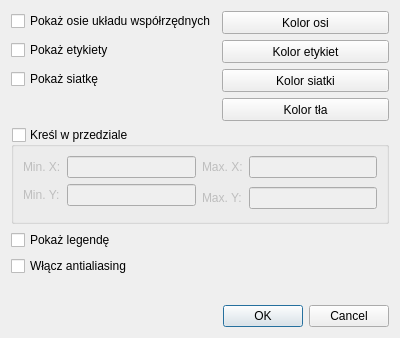
<?xml version="1.0" encoding="UTF-8"?>
<ui version="4.0">
 <class>GraphSettings2dDialog</class>
 <widget class="QDialog" name="GraphSettings2dDialog">
  <property name="geometry">
   <rect>
    <x>0</x>
    <y>0</y>
    <width>400</width>
    <height>338</height>
   </rect>
  </property>
  <property name="sizePolicy">
   <sizepolicy hsizetype="Fixed" vsizetype="Fixed">
    <horstretch>0</horstretch>
    <verstretch>0</verstretch>
   </sizepolicy>
  </property>
  <property name="minimumSize">
   <size>
    <width>400</width>
    <height>320</height>
   </size>
  </property>
  <property name="maximumSize">
   <size>
    <width>400</width>
    <height>338</height>
   </size>
  </property>
  <property name="windowTitle">
   <string>Ustawienia okna wykresu 2d</string>
  </property>
  <property name="styleSheet">
   <string notr="true">ColorButton {text-align:left; padding-left:10px}</string>
  </property>
  <layout class="QVBoxLayout" name="verticalLayout">
   <item>
    <layout class="QFormLayout" name="formLayout_2">
     <property name="fieldGrowthPolicy">
      <enum>QFormLayout::AllNonFixedFieldsGrow</enum>
     </property>
     <item row="0" column="0">
      <widget class="QCheckBox" name="showAxes">
       <property name="text">
        <string>Pokaż osie układu współrzędnych</string>
       </property>
      </widget>
     </item>
     <item row="0" column="1">
      <widget class="ColorButton" name="axesColorBtn">
       <property name="minimumSize">
        <size>
         <width>0</width>
         <height>23</height>
        </size>
       </property>
       <property name="layoutDirection">
        <enum>Qt::LeftToRight</enum>
       </property>
       <property name="autoFillBackground">
        <bool>false</bool>
       </property>
       <property name="styleSheet">
        <string notr="true"/>
       </property>
       <property name="text">
        <string>Kolor osi</string>
       </property>
       <property name="flat">
        <bool>false</bool>
       </property>
      </widget>
     </item>
     <item row="1" column="0">
      <widget class="QCheckBox" name="showLabels">
       <property name="text">
        <string>Pokaż etykiety</string>
       </property>
      </widget>
     </item>
     <item row="1" column="1">
      <widget class="ColorButton" name="labelsColorBtn">
       <property name="minimumSize">
        <size>
         <width>0</width>
         <height>23</height>
        </size>
       </property>
       <property name="text">
        <string>Kolor etykiet</string>
       </property>
      </widget>
     </item>
     <item row="2" column="0">
      <widget class="QCheckBox" name="showGrid">
       <property name="text">
        <string>Pokaż siatkę</string>
       </property>
      </widget>
     </item>
     <item row="2" column="1">
      <widget class="ColorButton" name="gridColorBtn">
       <property name="minimumSize">
        <size>
         <width>0</width>
         <height>23</height>
        </size>
       </property>
       <property name="text">
        <string>Kolor siatki</string>
       </property>
      </widget>
     </item>
     <item row="3" column="1">
      <widget class="ColorButton" name="bgColorBtn">
       <property name="minimumSize">
        <size>
         <width>0</width>
         <height>23</height>
        </size>
       </property>
       <property name="text">
        <string>Kolor tła</string>
       </property>
      </widget>
     </item>
    </layout>
   </item>
   <item>
    <widget class="QGroupBox" name="drawInInterval">
     <property name="title">
      <string>Kreśl w przedziale</string>
     </property>
     <property name="checkable">
      <bool>true</bool>
     </property>
     <property name="checked">
      <bool>false</bool>
     </property>
     <layout class="QGridLayout" name="gridLayout">
      <item row="0" column="0">
       <widget class="QLabel" name="label">
        <property name="text">
         <string>Min. X:</string>
        </property>
       </widget>
      </item>
      <item row="0" column="1">
       <widget class="QLineEdit" name="intervalXFrom"/>
      </item>
      <item row="0" column="2">
       <widget class="QLabel" name="label_2">
        <property name="text">
         <string>Max. X:</string>
        </property>
       </widget>
      </item>
      <item row="0" column="3">
       <widget class="QLineEdit" name="intervalXTo"/>
      </item>
      <item row="1" column="1">
       <widget class="QLineEdit" name="intervalYFrom"/>
      </item>
      <item row="1" column="2" rowspan="2">
       <widget class="QLabel" name="label_4">
        <property name="text">
         <string>Max. Y:</string>
        </property>
       </widget>
      </item>
      <item row="1" column="3" rowspan="2">
       <widget class="QLineEdit" name="intervalYTo"/>
      </item>
      <item row="1" column="0">
       <widget class="QLabel" name="label_3">
        <property name="text">
         <string>Min. Y:</string>
        </property>
       </widget>
      </item>
     </layout>
    </widget>
   </item>
   <item>
    <widget class="QCheckBox" name="showLegend">
     <property name="text">
      <string>Pokaż legendę</string>
     </property>
    </widget>
   </item>
   <item>
    <widget class="QCheckBox" name="enableAntialiasing">
     <property name="text">
      <string>Włącz antialiasing</string>
     </property>
    </widget>
   </item>
   <item>
    <spacer name="verticalSpacer">
     <property name="orientation">
      <enum>Qt::Vertical</enum>
     </property>
     <property name="sizeHint" stdset="0">
      <size>
       <width>20</width>
       <height>40</height>
      </size>
     </property>
    </spacer>
   </item>
   <item>
    <widget class="QDialogButtonBox" name="buttonBox">
     <property name="orientation">
      <enum>Qt::Horizontal</enum>
     </property>
     <property name="standardButtons">
      <set>QDialogButtonBox::Cancel|QDialogButtonBox::Ok</set>
     </property>
    </widget>
   </item>
  </layout>
 </widget>
 <customwidgets>
  <customwidget>
   <class>ColorButton</class>
   <extends>QPushButton</extends>
   <header>colorbutton.h</header>
  </customwidget>
 </customwidgets>
 <resources/>
 <connections>
  <connection>
   <sender>buttonBox</sender>
   <signal>rejected()</signal>
   <receiver>GraphSettings2dDialog</receiver>
   <slot>reject()</slot>
   <hints>
    <hint type="sourcelabel">
     <x>325</x>
     <y>310</y>
    </hint>
    <hint type="destinationlabel">
     <x>286</x>
     <y>274</y>
    </hint>
   </hints>
  </connection>
  <connection>
   <sender>buttonBox</sender>
   <signal>accepted()</signal>
   <receiver>GraphSettings2dDialog</receiver>
   <slot>checkSettings()</slot>
   <hints>
    <hint type="sourcelabel">
     <x>270</x>
     <y>293</y>
    </hint>
    <hint type="destinationlabel">
     <x>373</x>
     <y>268</y>
    </hint>
   </hints>
  </connection>
 </connections>
 <slots>
  <slot>checkSettings()</slot>
 </slots>
</ui>
